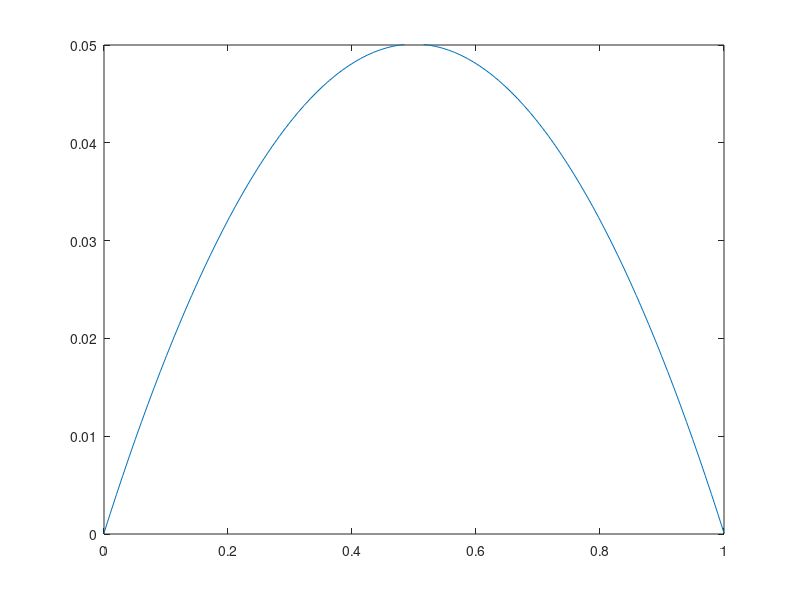

Write MATLAB code to recreate this figure.
%% map error to a saturation function
clc; clear; close all

max_vel = 0.05;

e = [0, 0.5, 1];        % normalized error
vel = [0, max_vel, 0];

% p = polyfit(e,vel,2);
p = [-4*max_vel, 4*max_vel, 0.0001];    % requires excitement on the constant term to make error converge

x = linspace(0,1,100);
plot(x, polyval(p,x));
xlim([0, 1]); ylim([0, max_vel]);
